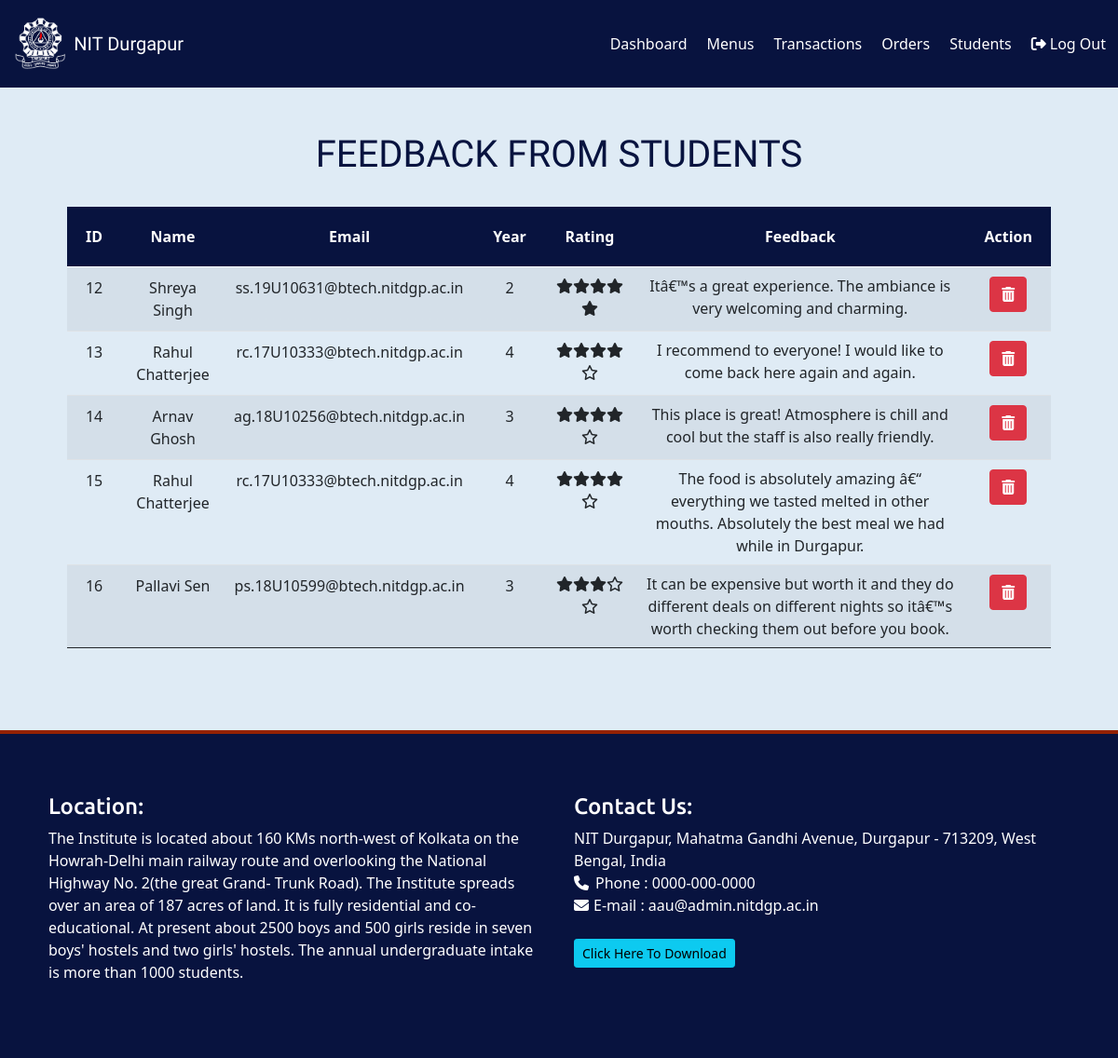
Page /Admin/reviews.php (signed in) on the committed database.
### tables this page shows
CREATE TABLE `feedback_tb` (
  `rId` int(10) NOT NULL,
  `rName` varchar(80) NOT NULL,
  `rEmail` varchar(80) NOT NULL,
  `rYear` varchar(10) NOT NULL,
  `rStar` varchar(20) NOT NULL,
  `rFeedback` varchar(1000) NOT NULL
);

### Admin/reviews.php (the view, shortened to what this page needs)
<?php
include("../connection.php");
?>
<!doctype html>
<html lang="en">
<head>
<link href="https://cdn.jsdelivr.net/npm/bootstrap@5.0.0-beta1/dist/css/bootstrap.min.css" rel="stylesheet">
<link href="index.css" rel="stylesheet">
<link rel="stylesheet" href="https://cdnjs.cloudflare.com/ajax/libs/font-awesome/4.7.0/css/font-awesome.min.css">
<link rel="stylesheet" href="https://cdnjs.cloudflare.com/ajax/libs/font-awesome/4.7.0/css/font-awesome.min.css">
</head>
<body style="background:#DFEBF5;">
<div class="navbar navbar-expand-lg navbar-dark" style="background: #08133F; color: white;">
<a href="index.php"><img src="../Images/logo.png" class="img-fluid mx-2" height="70" width="70"></a>
<a href="index.php" class="navbar-brand mx-2 py-4" style="font-family: 'Acme', sans-serif;"><span class="my-3">NIT Durgapur</span></a>
<div class="collapse navbar-collapse" id="myMenu">
<ul class="navbar-nav text-center" style="margin-left:auto;">
<li class="nav-item" style="margin-right:5px;"><a href="dashboard.php" class="nav-link text-white">Dashboard</a></li>
<li class="nav-item" style="margin-right:5px;"><a href="menus.php" class="nav-link text-white">Menus</a></li>
<li class="nav-item" style="margin-right:5px;"><a href="#" class="nav-link text-white">Transactions</a></li>
<li class="nav-item" style="margin-right:5px;"><a href="#" class="nav-link text-white">Orders</a></li>   <li class="nav-item" style="margin-right:5px;"><a href="reviews.php" class="nav-link text-white">Students</a></li>
<li class="nav-item" style="margin-right:5px;"><a href="../logout.php" class="nav-link text-white"><i class="fa fa-sign-out" style="margin-right:4px;"></i>Log Out</a></li>
</ul>
</div>
</div>
<div class="container-fluid p-5">
<div class="container">
<h1 class="text-center" style="font-family: 'Acme', sans-serif; color: #08133F;">FEEDBACK FROM STUDENTS</h1>
<div class="row p-4">
<?php
$sql="SELECT *FROM feedback_tb";
$result=mysqli_query($conn,$sql);
if(mysqli_num_rows($result)>0)
{
echo'<table class="table table-striped text-center">';
echo'<tr>';
echo'<thead style="background:#08133F; color: white;">';
echo'<th style="padding: 20px;">ID</th>';
echo'<th style="padding: 20px;">Name</th>';
echo'<th style="padding: 20px;">Email</th>';
echo'<th style="padding: 20px;">Year</th>';
echo'<th style="padding: 20px;">Rating</th>';
echo'<th style="padding: 20px;">Feedback</th>';
echo'<th style="padding: 20px;">Action</th>';
echo'</thead>';
echo'</tr>';
echo'<tbody>';
while($row=mysqli_fetch_assoc($result))
{
echo'<tr>';
echo'<td style="padding: 10px;">'.$row['rId'].'</td>';
echo'<td style="padding: 10px;">'.$row['rName'].'</td>';
echo'<td style="padding: 10px;">'.$row['rEmail'].'</td>';
echo'<td style="padding: 10px;">'.$row['rYear'].'</td>';
echo'<td>';
if($row['rStar']=="5")
{
echo'<i class="fa fa-star"></i>';
echo'<i class="fa fa-star"></i>';
echo'<i class="fa fa-star"></i>';
echo'<i class="fa fa-star"></i>';
echo'<i class="fa fa-star"></i>';
}
if($row['rStar']=="4")
{
echo'<i class="fa fa-star"></i>';
echo'<i class="fa fa-star"></i>';
echo'<i class="fa fa-star"></i>';
echo'<i class="fa fa-star"></i>';
echo'<i class="fa fa-star-o"></i>';
}
if($row['rStar']=="3")
{
echo'<i class="fa fa-star"></i>';
echo'<i class="fa fa-star"></i>';
echo'<i class="fa fa-star"></i>';
echo'<i class="fa fa-star-o"></i>';
echo'<i class="fa fa-star-o"></i>';
}
echo'</td>';
echo'<td>'.$row['rFeedback'].'</td>';
echo'<td style="padding: 10px;"><form action="" method="POST"><input type="hidden" name="rId" value='.$row['rId'].'>
<button type="submit" class="btn btn-danger" name="rDelete"><i class="fa fa-trash"></i></button></form></td>';
echo'</tr>';
}
echo'</table>';
}
?>
</div>
</div>
</div>
<?php
include("../footer.php");
?>
</body>
</html>

### index.css (style rules this page uses)
ul { list-style: none; }
a { text-decoration: none; }

### rows in the picture
feedback_tb: rId "12", rName "Shreya Singh", rEmail "ss.19U10631@btech.nitdgp.ac.in", rYear "2", rStar "5" (drawn), rFeedback "Itâ€™s a great experience. The ambiance is very welcoming and charming."
feedback_tb: rId "13", rName "Rahul Chatterjee", rEmail "rc.17U10333@btech.nitdgp.ac.in", rYear "4", rStar "4" (drawn), rFeedback "I recommend to everyone! I would like to come back here again and again."
feedback_tb: rId "14", rName "Arnav Ghosh", rEmail "ag.18U10256@btech.nitdgp.ac.in", rYear "3", rStar "4" (drawn), rFeedback "This place is great! Atmosphere is chill and cool but the staff is also really friendly."
feedback_tb: rId "15", rName "Rahul Chatterjee", rEmail "rc.17U10333@btech.nitdgp.ac.in", rYear "4", rStar "4" (drawn), rFeedback "The food is absolutely amazing â€“ everything we tasted melted in other mouths. Absolutely the best meal we had while in Durgapur."
feedback_tb: rId "16", rName "Pallavi Sen", rEmail "ps.18U10599@btech.nitdgp.ac.in", rYear "3", rStar "3" (drawn), rFeedback "It can be expensive but worth it and they do different deals on different nights so itâ€™s worth checking them out before you book."
